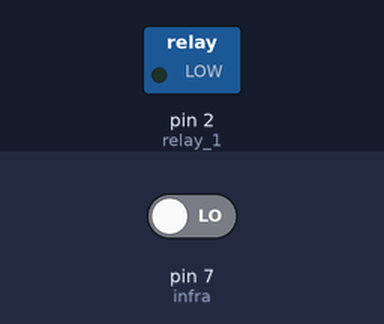
The sketch below on a simulated Arduino Uno, built with avr-gcc and run on an emulated ATmega328P. Shown: switched loads named in the sketch (green lamp = pin HIGH). Inputs (shaded band) come from the test bench; at power-on: pin 7 (infra) LOW. What the sketch prints to the serial monitor is not drawn.

Above: at 1.2 s.
1.3 s: pin 7 (infra) driven HIGH
At 2.3 s:
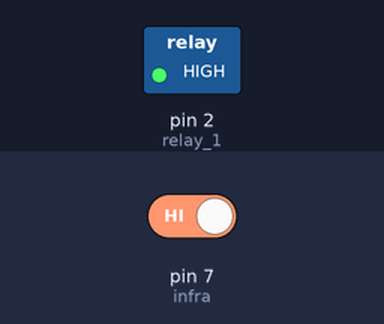
2.8 s: pin 7 (infra) driven LOW
At 3.5 s:
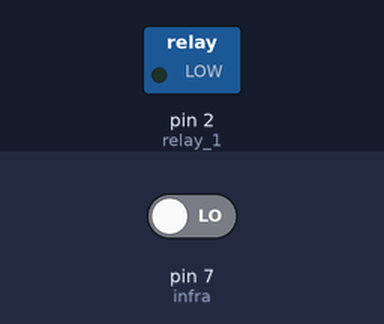
Timing chart, 0 to 5.8 s (numbered marks = the images above; inputs shaded):
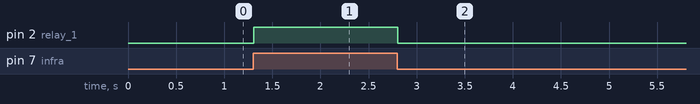

The sketch:

Disinfektan.ino
```cpp
#define infra 7
const int relay_1 = 2;


void setup(){
  Serial.begin(9600);
  pinMode(infra,INPUT);
  pinMode(relay_1,OUTPUT);
}

void loop() {
  int v = digitalRead(infra);
  Serial.println(v);
  if(v == 1)//Tergantung Trigger dari infra atau sensor
  {
    digitalWrite(relay_1,HIGH);
  }
  else
  {
    digitalWrite(relay_1,LOW);
  }
}
```

Measured:
- after the input at 1.3 s, pin 2 (relay_1): LOW → HIGH at once
- after the input at 2.8 s, pin 2 (relay_1): HIGH → LOW at once
